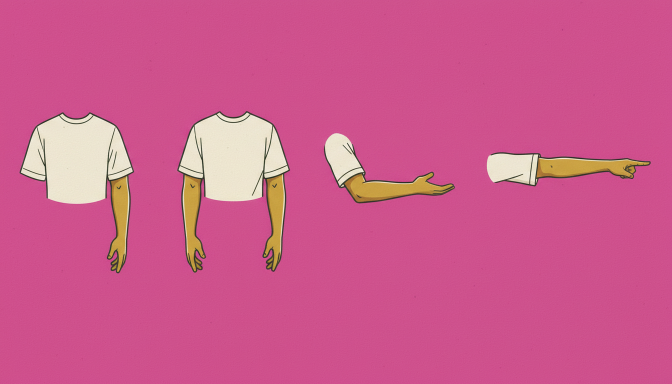
#> input picture projects/nice-guy/raw/arms.png, 1344 x 768 px (shown at 1/2 size)
$ python key.py ../raw/arms.png ../raw/bg_cafe.png
#> lines starting #> are read from the running program, lines starting #| are printed output that depends on the picture; after the words box and inside, x2 and y2 are one past the last pixel; in counts of white or black regions, pixels touching at a corner belong together
"""Key out a flat magenta background and split into parts.
key.py in.png outprefix [--min 3000] [--single]"""
import sys, numpy as np
from PIL import Image, ImageFilter
from scipy import ndimage
src, pre = sys.argv[1], sys.argv[2]
single = "--single" in sys.argv
mn = int(sys.argv[sys.argv.index("--min")+1]) if "--min" in sys.argv else 3000
im = np.asarray(Image.open(src).convert("RGB")).astype(float)
h,w,_=im.shape
#> h = 768; w = 1344
border=np.concatenate([im[:6].reshape(-1,3),im[-6:].reshape(-1,3),im[:,:6].reshape(-1,3),im[:,-6:].reshape(-1,3)])
bg=np.median(border,0)
#> bg = [207, 80, 141]
r,g,b=im[...,0],im[...,1],im[...,2]
# magenta-ness: high R and B relative to G
mag=np.minimum(r,b)-g
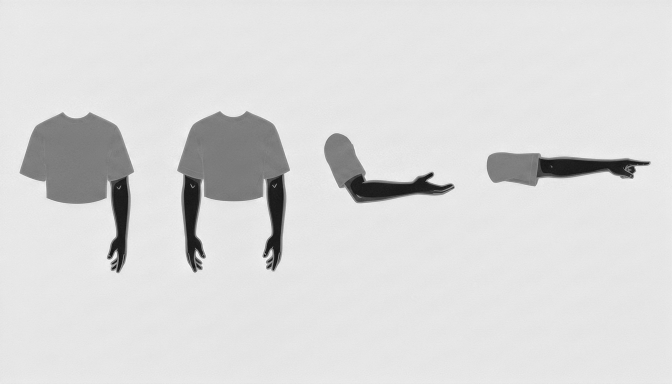
#> mag: shape (768, 1344) float64 (shown at 1/2 size); min -117, max 79, mean 50.7; drawn with min black and max white
bgmag=min(bg[0],bg[2])-bg[1]
#> bgmag = 61
d=np.linalg.norm(im-bg,axis=2)
a=np.clip((d-38)/40,0,1)
a=np.maximum(a, np.clip((bgmag*0.55-mag)/(bgmag*0.25),0,1))
mask=a>0.5
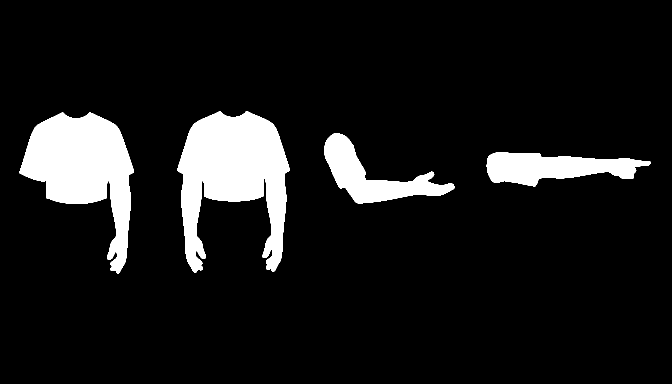
#> mask: shape (768, 1344) bool (shown at 1/2 size); 10% white; 4 white regions, box (x1, y1, x2, y2) and area: (354, 222, 580, 545) 41067, (39, 224, 268, 547) 35651, (973, 304, 1302, 373) 13539, (648, 266, 910, 407) 13081
mask=ndimage.binary_fill_holes(ndimage.binary_opening(mask,iterations=2))
#> mask: shape (768, 1344) bool; 10% white; 4 white regions, box (x1, y1, x2, y2) and area: (354, 222, 580, 545) 41049, (39, 224, 268, 547) 35634, (973, 304, 1302, 373) 13532, (648, 266, 910, 407) 13075
a=np.where(mask,np.maximum(a,ndimage.binary_erosion(mask,iterations=2)*1.0),0)
holes=mask&(mag>bgmag*0.45)
#> holes: shape (768, 1344) bool; 0.06% white in thin lines or dots, all inside (x1, y1, x2, y2) = (39, 222, 1302, 547)
holes=ndimage.binary_opening(holes,iterations=2)
#> holes: shape (768, 1344) bool; every value is 0
a=np.where(holes,0,a)
# despill
out=im.copy()
spill=np.clip(np.minimum(r,b)-g-10,0,None)*(a<1)
out[...,0]-=spill*0.6; out[...,2]-=spill*0.8
#> after `out[..., 2] -= spill * 0.8`:
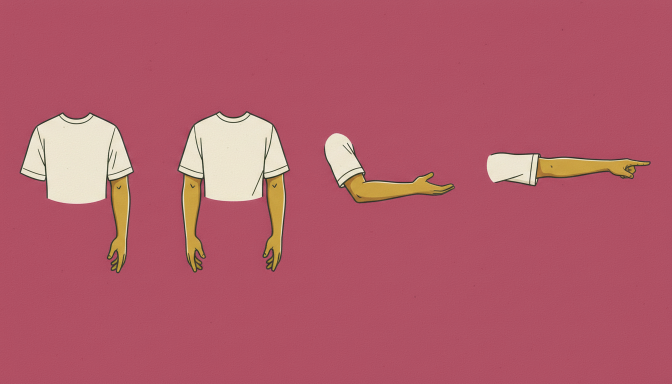
#> out: shape (768, 1344, 3) float64 (shown at 1/2 size); mean R, G, B 178.9, 91.1, 105.6
rgba=np.dstack([np.clip(out,0,255),a*255]).astype(np.uint8)
alpha=Image.fromarray(rgba[...,3]).filter(ImageFilter.GaussianBlur(0.7))
rgba[...,3]=np.asarray(alpha)
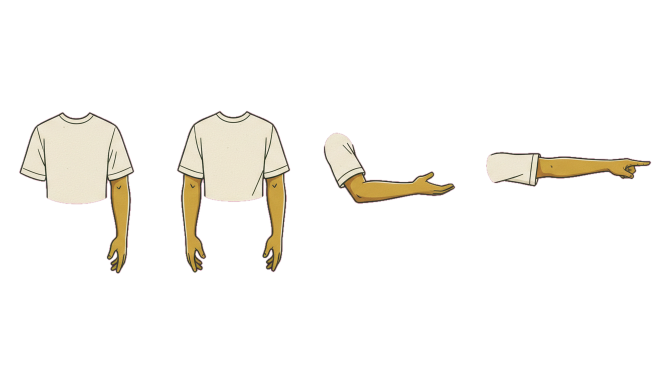
#> rgba: shape (768, 1344, 4) (shown at 1/2 size); mean R, G, B, A 178.6, 91.1, 105.3, 25.5; transparent parts drawn white
lab,n=ndimage.label(mask)
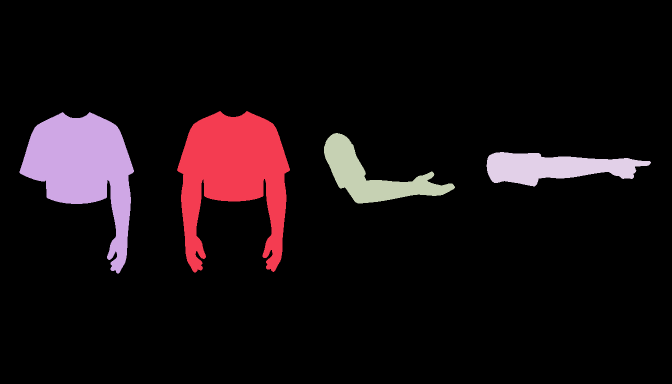
#> lab: shape (768, 1344) int32 (shown at 1/2 size); 5 distinct labels, from 0 to 4; one colour per label, 0 black
#> n = 4
objs=ndimage.find_objects(lab)
#> objs = 4 items
parts=[(sl,(lab[sl]==i+1).sum(),i+1) for i,sl in enumerate(objs)]
#> parts = 4 items
parts=[p for p in parts if p[1]>=mn]
if single:
    ys=min(p[0][0].start for p in parts); ye=max(p[0][0].stop for p in parts)
    xs=min(p[0][1].start for p in parts); xe=max(p[0][1].stop for p in parts)
    Image.fromarray(rgba[max(0,ys-4):ye+4,max(0,xs-4):xe+4]).save(f"{pre}.png"); print(f"{pre}.png"); sys.exit()
parts.sort(key=lambda p:(p[0][1].start))
for k,(sl,sz,i) in enumerate(parts):
    ys,xs=sl; crop=rgba[max(0,ys.start-4):ys.stop+4,max(0,xs.start-4):xs.stop+4].copy()
    m=lab[max(0,ys.start-4):ys.stop+4,max(0,xs.start-4):xs.stop+4]
    crop[...,3]=np.where(ndimage.binary_dilation(m==i,iterations=3),crop[...,3],0)
    Image.fromarray(crop).save(f"{pre}_{k}.png"); print(f"{pre}_{k}.png",crop.shape[1],crop.shape[0])
#> this loop made 4 passes
#> (sz, i) on passes 1 to 4: (35634, 2), (41049, 1), (13075, 3), (13532, 4)
#| ../raw/bg_cafe.png_0.png 237 331
#| ../raw/bg_cafe.png_1.png 234 331
#| ../raw/bg_cafe.png_2.png 270 149
#| ../raw/bg_cafe.png_3.png 337 77
#> pass 1, `m=lab[max(0,ys.start-4):ys.stop+4,max(0,xs.start-4):xs.stop+4]`:
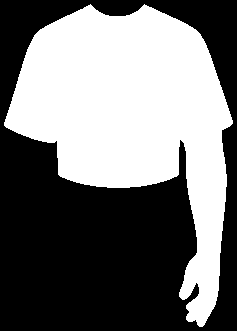
#> m: shape (331, 237) int32; values 0 (black) and 2 (white), 45.4% white; 1 white region, box (x1, y1, x2, y2) and area: (4, 4, 233, 327) 35634
#> after the loop:
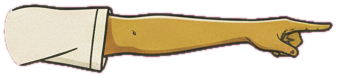
#> crop: shape (77, 337, 4); mean R, G, B, A 182, 124.8, 110.1, 132.7; transparent parts drawn white
